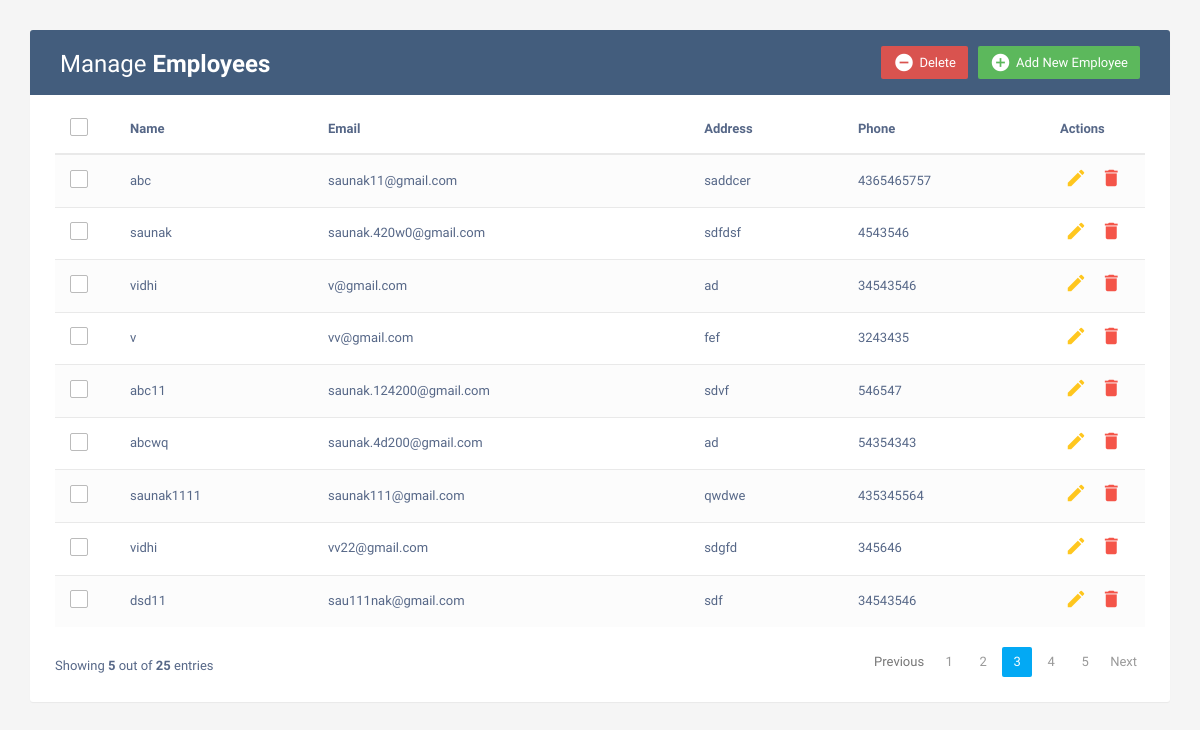
The page / on the database its author committed.
### myapp/models.py (models this page shows, shortened)
class Contact(models.Model):
    name=models.CharField(max_length=40,blank=True,null=True)
    email=models.EmailField(max_length=40,unique=True,blank=True,null=True)
    address=models.TextField()
    phone=models.IntegerField( )

### myapp/views.py (the view)
# urls.py: path('', views.read, name='read'),
def read(request):
    uid=Contact.objects.all()
    context={"uid":uid}
    return render(request,"crud.html",context)

### myapp/templates/crud.html (shortened to what this page needs)
<!DOCTYPE html>
<html lang="en">
<head>
<link rel="stylesheet" href="https://maxcdn.bootstrapcdn.com/font-awesome/4.7.0/css/font-awesome.min.css">
<link rel="stylesheet" href="https://maxcdn.bootstrapcdn.com/bootstrap/3.3.7/css/bootstrap.min.css">
  <body>
    <div class="container">
        <div class="table-wrapper">
            <div class="table-title">
                <div class="row">
                    <div class="col-sm-6">
						<h2>Manage <b>Employees</b></h2>
					</div>
					<div class="col-sm-6">
						<a href="#addEmployeeModal" class="btn btn-success" data-toggle="modal"><i class="material-icons">&#xE147;</i> <span>Add New Employee</span></a>
						<a href="#deleteEmployeeModal" class="btn btn-danger" data-toggle="modal"><i class="material-icons">&#xE15C;</i> <span>Delete</span></a>
					</div>
                </div>
            </div>
            <table class="table table-striped table-hover">
                <thead>
                    <tr>
						<th>
							<span class="custom-checkbox">
								<label for="selectAll"></label>
							</span>
						</th>
                        <th>Name</th>
                        <th>Email</th>
						<th>Address</th>
                        <th>Phone</th>
                        <th>Actions</th>
                    </tr>
                </thead>
                <tbody>
					{% for i in uid %}
                    <tr>
						<td>
							<span class="custom-checkbox">
								<label for="checkbox1"></label>
							</span>
						</td>
                        <td>{{i.name}}</td>
                        <td>{{i.email}}</td>
						<td>{{i.address}}</td>
                        <td>{{i.phone}}</td>
                        <td>
                            <a href="#editEmployeeModal-{{forloop.counter}}" class="edit" data-toggle="modal"><i class="material-icons" data-toggle="tooltip" title="Edit">&#xE254;</i></a>
                            <a href="#deleteEmployeeModal-{{forloop.counter}}" class="delete" data-toggle="modal"><i class="material-icons" data-toggle="tooltip" title="Delete">&#xE872;</i></a>
                        </td>
                    </tr>
                   {% endfor %}
                </tbody>
            </table>
			<div class="clearfix">
                <div class="hint-text">Showing <b>5</b> out of <b>25</b> entries</div>
                <ul class="pagination">
                    <li class="page-item disabled"><a href="#">Previous</a></li>
                    <li class="page-item"><a href="#" class="page-link">1</a></li>
                    <li class="page-item"><a href="#" class="page-link">2</a></li>
                    <li class="page-item active"><a href="#" class="page-link">3</a></li>
                    <li class="page-item"><a href="#" class="page-link">4</a></li>
                    <li class="page-item"><a href="#" class="page-link">5</a></li>
                    <li class="page-item"><a href="#" class="page-link">Next</a></li>
                </ul>
            </div>
        </div>
    </div>
</body>
</html>

### myapp/templates/crud.html (style rules this page uses)
body { color: #566787; background: #f5f5f5; font-family: 'Varela Round', sans-serif; font-size: 13px; }
.table-wrapper { background: #fff; padding: 20px 25px; margin: 30px 0; border-radius: 3px; box-shadow: 0 1px 1px rgba(0,0,0,.05); }
.table-title { padding-bottom: 15px; background: #435d7d; color: #fff; padding: 16px 30px; margin: -20px -25px 10px; border-radius: 3px 3px 0 0; }
.table-title h2 { margin: 5px 0 0; font-size: 24px; }
.table-title .btn { color: #fff; float: right; font-size: 13px; border: none; min-width: 50px; border-radius: 2px; border: none; outline: none !important; margin-left: 10px; }
.table-title .btn i { float: left; font-size: 21px; margin-right: 5px; }
.table-title .btn span { float: left; margin-top: 2px; }
table.table tr th, table.table tr td { border-color: #e9e9e9; padding: 12px 15px; vertical-align: middle; }
table.table tr th:first-child { width: 60px; }
table.table tr th:last-child { width: 100px; }
table.table-striped tbody tr:nth-of-type(odd) { background-color: #fcfcfc; }
table.table td:last-child i { opacity: 0.9; font-size: 22px; margin: 0 5px; }
table.table td a { font-weight: bold; color: #566787; display: inline-block; text-decoration: none; outline: none !important; }
table.table td a.edit { color: #FFC107; }
table.table td a.delete { color: #F44336; }
table.table td i { font-size: 19px; }
.pagination { float: right; margin: 0 0 5px; }
.pagination li a { border: none; font-size: 13px; min-width: 30px; min-height: 30px; color: #999; margin: 0 2px; line-height: 30px; border-radius: 2px !important; text-align: center; padding: 0 6px; }
.pagination li.active a, .pagination li.active a.page-link { background: #03A9F4; }
.hint-text { float: left; margin-top: 10px; font-size: 13px; }
.custom-checkbox { position: relative; }
.custom-checkbox label:before { width: 18px; height: 18px; }
.custom-checkbox label:before { content: ''; margin-right: 10px; display: inline-block; vertical-align: text-top; background: white; border: 1px solid #bbb; border-radius: 2px; box-sizing: border-box; z-index: 2; }

### rows shown on the page
Contact: name "abc", email "saunak11@gmail.com", address "saddcer", phone "4365465757"
Contact: name "saunak", email "saunak.420w0@gmail.com", address "sdfdsf", phone "4543546"
Contact: name "vidhi", email "v@gmail.com", address "ad", phone "34543546"
Contact: name "v", email "vv@gmail.com", address "fef", phone "3243435"
Contact: name "abc11", email "saunak.124200@gmail.com", address "sdvf", phone "546547"
Contact: name "abcwq", email "saunak.4d200@gmail.com", address "ad", phone "54354343"
Contact: name "saunak1111", email "saunak111@gmail.com", address "qwdwe", phone "435345564"
Contact: name "vidhi", email "vv22@gmail.com", address "sdgfd", phone "345646"
Contact: name "dsd11", email "sau111nak@gmail.com", address "sdf", phone "34543546"
